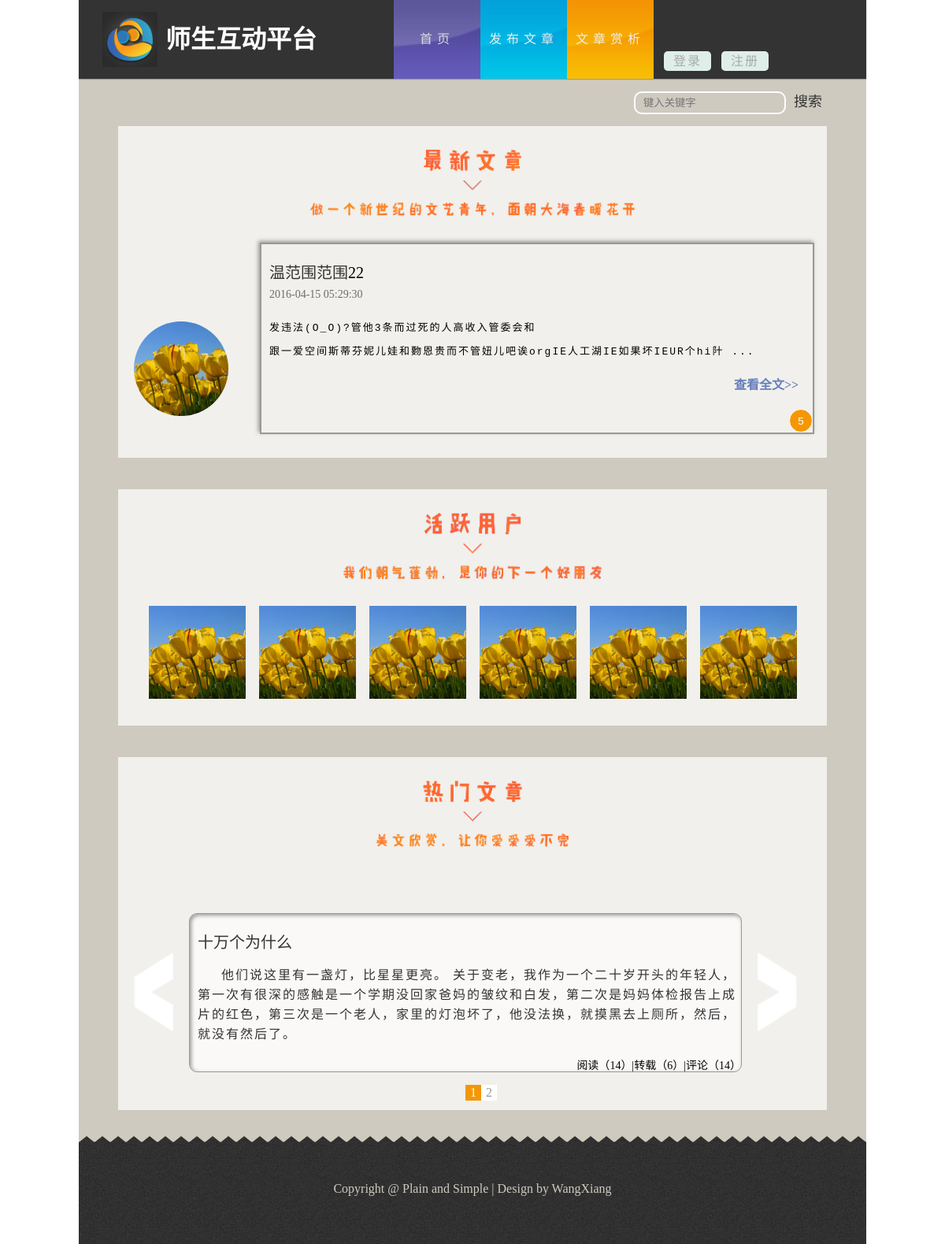
The page / on the database its author committed.
### tables this page shows
CREATE TABLE `tb_paragraph` (
  `para_id` int(11) NOT NULL AUTO_INCREMENT,
  `para_content` varchar(10000) NOT NULL,
  `para_publish` int(20) DEFAULT NULL COMMENT '发布时间',
  `para_title` varchar(255) NOT NULL,
  `para_kind` varchar(255) DEFAULT NULL,
  `para_video` varchar(255) DEFAULT NULL,
  `para_picture` varchar(255) DEFAULT NULL,
  `account` varchar(255) DEFAULT NULL,
  `count_read` int(10) DEFAULT NULL,
  `count_send` int(10) DEFAULT NULL,
  `count_discuss` int(10) DEFAULT NULL,
  PRIMARY KEY (`para_id`)
);

### public/index.php (the view, shortened to what this page needs)
<!DOCTYPE html>
<html lang="zh-cn">
<head>
	<link rel="stylesheet" href="css/style.css">
</head>
<body>
    <header id="header">
	    <div class="sec">
		    <h1 class="logo">师生互动平台</h1>
			<nav class="link">
			    <ul class="o-nav">
			        <li class="active"><a href="index.php" class="s-bc">首页</a></li>
				    <li><a href="addarticle.php" class="f-bc">发布文章</a></li>
				    <li><a href="paragraph.php?page=1" class="w-bc">文章赏析</a></li>
			    </ul>
				<div class="dz">
				    <ul>
					<?php
						if(isset($_COOKIE["username"])){
							echo "<div class=\"dlz\">Hi:<a href=\"setinfo.php\"><span>".$_COOKIE["username"]." </span></a><a href=\"logout.php\">[退出]</a></div>";
						}else{
					?>
					   <li><a href="login.php">登录</a></li>
					   <li><a href="register.php">注册</a></li>
					<?php
						}
					?>
					</ul>
				</div>
			</nav>
		</div>
	</header>
    <div id="content">
	    <div class="search">
	        <form>
			    <input type="text" id="txt" placeholder="键入关键字"/>
				<input type="button" id="search" style="cursor:pointer" value="搜索"/>
			</form>
	    </div>
		<div class="rmwz">
		    <div class="zt">
			   <img src="img/zx-act.png"/>
			</div>
			<div style="position:relative">
			    <div class="tulip" style="position:absolute;top:100px;">
				    <img src="img/Tulip.jpg">
				</div>
				<div class="all-wz">
				    <div class="wz">
				        <div class="wz-bt">
				        <?php
				        	$result = mysql_query('SELECT * FROM tb_paragraph order by para_id desc limit 0,1');
				        	while ($row = mysql_fetch_array($result)) {
				        		echo "<a href=\"detarticle.php?pid=".$row['para_id']."\">".$row['para_title']."</a>";
				        		echo "<span >".$row['para_id']."</span>";
				        ?>
					    </div>
					    <div class="fbtime">
					    <?php
					    		echo date("Y-m-d H:i:s",$row['para_publish']);
					    ?>
					    </div>
					    <div class="wz-nr">
					    <?php
					    		$str = substr($row['para_content'],0,299)."...";
					    		echo "<pre>".$str;
					    	}
					    ?>
					        </pre>
						    <div class="wz-xq"><a href="###"><b>查看全文>></b></a></div>
					    </div>
					</div>
					<div class="zxwz">
					    <input type="button" value="5" class="zx-wz"/>
					</div>
				</div>
			</div>
		</div>
		<div class="hot-user jj" style="background:#f1f0ec;width:900px;margin:0 auto">
		    <div class="zt jianju">
			   <img src="img/hot-user.png"/>
			</div>
			<div class="tx">
			    <ul>
				    <li>
					    <a href="###"><img src="img/Tulip.jpg"></a>
					</li>
					<li>
					    <a href="###"><img src="img/Tulip.jpg"></a>
					</li>
					<li>
					    <a href="###"><img src="img/Tulip.jpg"></a>
					</li>
					<li>
					    <a href="###"><img src="img/Tulip.jpg"></a>
					</li>
					<li>
					    <a href="###"><img src="img/Tulip.jpg"></a>
					</li>
					<li>
					    <a href="###"><img src="img/Tulip.jpg"></a>
					</li>
				</ul>
			</div>
		</div>
		<div class="article-show">
		    <div class="zt">
			   <img src="img/hot-act.png"/>
			</div>
		    <div class="article">
			    <div class="bt-prev">
				    <img src="img/bt-prev.png"/>
				</div>
				<div class="lb">
				    <div class="flexslider" id="three">
					    <ul class="slides">
						    <li>
							    <div class="bt">
							    	<?php
							    		$res = mysql_query("SELECT * FROM tb_paragraph order by count_read desc limit 0,1");
							    		while ($ros = mysql_fetch_array($res)) {
							    			echo "<a href=\"###\">".$ros['para_title']."</a>"
							    	?>
								</div>
							    <p class="zw">
								    <a href="###">
								    <?php
								    		echo $ros['para_content'];
								    ?>
									</a>
								</p>
								<div class="zz">
								    阅读（<?php echo $ros['count_read']?>）|转载（<?php echo $ros['count_send']?>）|评论（<?php echo $ros['count_discuss']; }?>）
								</div>
							</li>
						</ul>
					</div>
				</div>
				<div class="bt-next">
				    <img src="img/bt-next.png"/>
				</div>
			</div>
		</div>
	</div>
	<footer>
	    <div class="footer">
		      Copyright @ Plain and Simple | Design by WangXiang
		</div>
	</footer>
</body>
</html>

### public/index.php (style rules this page uses)
pre { white-space: pre-wrap; white-space: -moz-pre-wrap; white-space: -pre-wrap; white-space: -o-pre-wrap; word-wrap: break-word; }

### rows shown on the page
tb_paragraph: para_title "温范围范围", para_id "22", para_publish "2016-04-15 05:29:30", para_content "发违法(O_O)?管他3条而过死的人高收入管委会和 跟一爱空间斯蒂芬妮儿娃和覅恩贵而不管妞儿吧诶orgIE人工湖IE如果坏IEUR个hi䦹 ...…"
tb_paragraph: para_title "十万个为什么", para_content "他们说这里有一盏灯，比星星更亮。 关于变老，我作为一个二十岁开头的年轻人，第一次有很深的感触是一个学期没回家爸妈的皱纹和白发，第二次是妈妈体检报告上成片的红色，第三次是一个老人，家里的灯泡坏了，他没法换，就摸黑去上厕所，然后，就没有然后了。", count_read "14", count_send "6", count_discuss "14"
